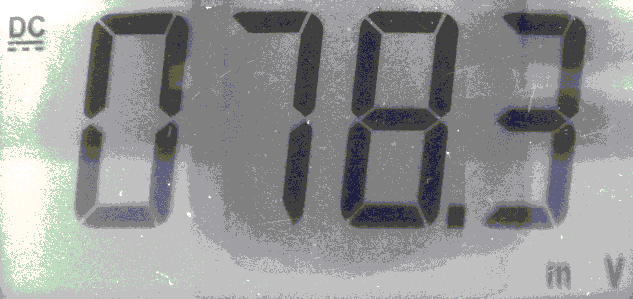
#> input picture images/test3.bmp, 633 x 299 px, found by its file name
$ python ssocr.py
#> lines starting #> are read from the running program, lines starting #| are printed output that depends on the picture; after the words box and inside, x2 and y2 are one past the last pixel; in counts of white or black regions, pixels touching at a corner belong together
# -*- coding:utf-8 -*-

import cv2
import numpy as np
import matplotlib.pyplot as plt
import argparse
import os

DIGITS_LOOKUP = {
    (1, 1, 1, 1, 1, 1, 0): 0,
    (1, 1, 0, 0, 0, 0, 0): 1,
    (1, 0, 1, 1, 0, 1, 1): 2,
    (1, 1, 1, 0, 0, 1, 1): 3,
    (1, 1, 0, 0, 1, 0, 1): 4,
    (0, 1, 1, 0, 1, 1, 1): 5,
    (0, 1, 1, 1, 1, 1, 1): 6,
    (1, 1, 0, 0, 0, 1, 0): 7,
    (1, 1, 1, 1, 1, 1, 1): 8,
    (1, 1, 1, 0, 1, 1, 1): 9,
    (0, 0, 0, 0, 0, 1, 1): '-'
}
H_W_Ratio = 1.9
THRESHOLD = 35
arc_tan_theta = 6.0
crop_y0 = 215
crop_y1 = 470
crop_x0 = 260
crop_x1 = 890

parser = argparse.ArgumentParser()
parser.add_argument('image_path', help='path to image')
parser.add_argument('-s', '--show_image', action='store_const',
                    const=True, help='whether to show image')
parser.add_argument('-d', '--is_debug', action='store_const',
                    const=True, help='True or False')


def load_image(path, show=False):
    # todo: crop image and clear dc and ac signal
    gray_img = cv2.imread(path, cv2.IMREAD_GRAYSCALE)
    h, w = gray_img.shape
    # [5 lines of commented-out code are left out]
    blurred = cv2.GaussianBlur(gray_img, (7, 7), 0)
    if show:
        cv2.imshow('gray_img', gray_img)
        cv2.imshow('blurred_img', blurred)
    return blurred, gray_img


# [5 lines left out: function load_image_in_memory, not called in this run]


def preprocess(img, threshold, show=False, kernel_size=(5, 5)):
    # 直方图局部均衡化
    clahe = cv2.createCLAHE(clipLimit=2, tileGridSize=(6, 6))
    img = clahe.apply(img)
    # 自适应阈值二值化
    dst = cv2.adaptiveThreshold(
        img, 255, cv2.ADAPTIVE_THRESH_GAUSSIAN_C, cv2.THRESH_BINARY_INV, 127, threshold)
    # 闭运算开运算
    kernel = cv2.getStructuringElement(cv2.MORPH_CROSS, kernel_size)
    dst = cv2.morphologyEx(dst, cv2.MORPH_CLOSE, kernel)
    dst = cv2.morphologyEx(dst, cv2.MORPH_OPEN, kernel)

    if show:
        cv2.imshow('equlizeHist', img)
        cv2.imshow('threshold', dst)
    return dst


def helper_extract(one_d_array, threshold=20):
    res = []
    flag = 0
    temp = 0
    for i in range(len(one_d_array)):
        if one_d_array[i] < 12 * 255:
            if flag > threshold:
                start = i - flag
                end = i
                temp = end
                if end - start > 20:
                    res.append((start, end))
            flag = 0
        else:
            flag += 1

    else:
        if flag > threshold:
            start = temp
            end = len(one_d_array)
            if end - start > 50:
                res.append((start, end))
    return res


def find_digits_positions(img, reserved_threshold=20):
    # [12 lines of commented-out code are left out]

    digits_positions = []
    img_array = np.sum(img, axis=0)
    horizon_position = helper_extract(img_array, threshold=reserved_threshold)
    img_array = np.sum(img, axis=1)
    vertical_position = helper_extract(
        img_array, threshold=reserved_threshold * 4)
    # make vertical_position has only one element
    if len(vertical_position) > 1:
        vertical_position = [
            (vertical_position[0][0], vertical_position[len(vertical_position) - 1][1])]
    for h in horizon_position:
        for v in vertical_position:
            digits_positions.append(list(zip(h, v)))
    assert len(digits_positions) > 0, "Failed to find digits's positions"

    return digits_positions


# [75 lines left out: function recognize_digits_area_method, not called in this run]


def recognize_digits_line_method(digits_positions, output_img, input_img):
    digits = []
    for c in digits_positions:
        x0, y0 = c[0]
        x1, y1 = c[1]
        roi = input_img[y0:y1, x0:x1]
        h, w = roi.shape
        suppose_W = max(1, int(h / H_W_Ratio))

        # 消除无关符号干扰
        if x1 - x0 < 25 and cv2.countNonZero(roi) / ((y1 - y0) * (x1 - x0)) < 0.2:
            continue

        # 对1的情况单独识别
        if w < suppose_W / 2:
            x0 = max(x0 + w - suppose_W, 0)
            roi = input_img[y0:y1, x0:x1]
            w = roi.shape[1]

        center_y = h // 2
        quater_y_1 = h // 4
        quater_y_3 = quater_y_1 * 3
        center_x = w // 2
        line_width = 5  # line's width
        width = (max(int(w * 0.15), 1) + max(int(h * 0.15), 1)) // 2
        small_delta = int(h / arc_tan_theta) // 4
        segments = [
            ((w - 2 * width, quater_y_1 - line_width), (w, quater_y_1 + line_width)),
            ((w - 2 * width, quater_y_3 - line_width), (w, quater_y_3 + line_width)),
            ((center_x - line_width - small_delta, h - 2 * width),
             (center_x - small_delta + line_width, h)),
            ((0, quater_y_3 - line_width), (2 * width, quater_y_3 + line_width)),
            ((0, quater_y_1 - line_width), (2 * width, quater_y_1 + line_width)),
            ((center_x - line_width, 0), (center_x + line_width, 2 * width)),
            ((center_x - line_width, center_y - line_width),
             (center_x + line_width, center_y + line_width)),
        ]
        on = [0] * len(segments)

        for (i, ((xa, ya), (xb, yb))) in enumerate(segments):
            seg_roi = roi[ya:yb, xa:xb]
            # plt.imshow(seg_roi, 'gray')
            # plt.show()
            total = cv2.countNonZero(seg_roi)
            area = (xb - xa) * (yb - ya) * 0.9
            # print('prob: ', total / float(area))
            if total / float(area) > 0.25:
                on[i] = 1
        # print('encode: ', on)
        if tuple(on) in DIGITS_LOOKUP.keys():
            digit = DIGITS_LOOKUP[tuple(on)]
        else:
            digit = '*'

        digits.append(digit)

        # 小数点的识别
        # print('dot signal: ',cv2.countNonZero(roi[h - int(3 * width / 4):h, w - int(3 * width / 4):w]) / (9 / 16 * width * width))
        if cv2.countNonZero(roi[h - int(3 * width / 4):h, w - int(3 * width / 4):w]) / (9. / 16 * width * width) > 0.65:
            digits.append('.')
            cv2.rectangle(output_img,
                          (x0 + w - int(3 * width / 4),
                           y0 + h - int(3 * width / 4)),
                          (x1, y1), (0, 128, 0), 2)
            cv2.putText(output_img, 'dot',
                        (x0 + w - int(3 * width / 4),
                         y0 + h - int(3 * width / 4) - 10),
                        cv2.FONT_HERSHEY_SIMPLEX, 0.65, (0, 128, 0), 2)

        cv2.rectangle(output_img, (x0, y0), (x1, y1), (0, 128, 0), 2)
        cv2.putText(output_img, str(digit), (x0 + 3, y0 + 10),
                    cv2.FONT_HERSHEY_SIMPLEX, 0.65, (0, 128, 0), 2)
    return digits


# [12 lines left out: function main, not called in this run]


def get_digits(image_path):
    blurred, gray_img = load_image(image_path)
    output = blurred
    dst = preprocess(blurred, THRESHOLD)
    digits_positions = find_digits_positions(dst)
    digits = recognize_digits_line_method(digits_positions, output, dst)
    return digits


# [7 lines left out: function get_digits_in_memory, not called in this run]


def main_1():
    image_path = ''
    while True:
        image_path = input("Enter image filename (quit to exit): ")
#> the answer given: images/test3.bmp
        if image_path == 'quit':
            break
        _digits = get_digits('images/' + image_path)
#> in preprocess, `img = clahe.apply(img)`:
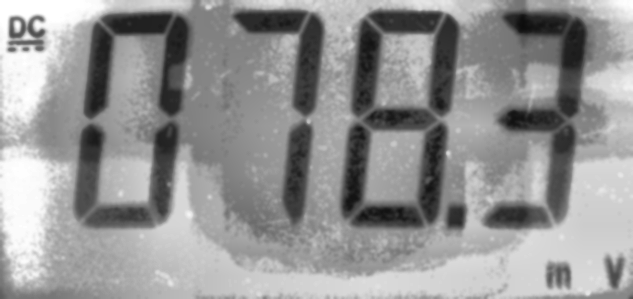
#> img: shape (299, 633); min 12, max 255, mean 149.3
#> in preprocess, `dst = cv2.adaptiveThreshold( img, 255, cv2.ADAPTIVE_THRESH_GAUSSIAN_C,..`:
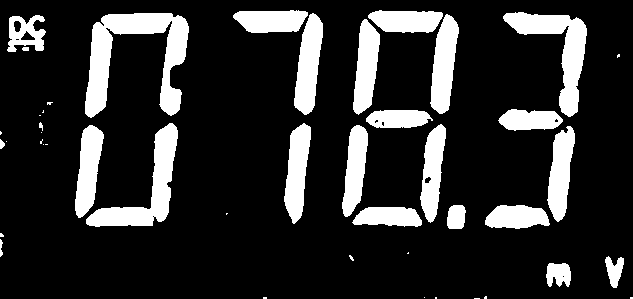
#> dst: shape (299, 633); 17.8% white; 45 white regions (20 under 20 px), largest, box (x1, y1, x2, y2) and area: (85, 13, 189, 118) 4667, (503, 12, 587, 117) 2942, (86, 123, 178, 227) 2936
#> in preprocess, `dst = cv2.morphologyEx(dst, cv2.MORPH_CLOSE, kernel)`: dst: shape (299, 633); 17.9% white; 40 white regions (19 under 20 px), largest, box (x1, y1, x2, y2) and area: (353, 10, 459, 115) 4967, (85, 13, 189, 118) 4734, (233, 10, 323, 115) 3295
#> in preprocess, `dst = cv2.morphologyEx(dst, cv2.MORPH_OPEN, kernel)`:
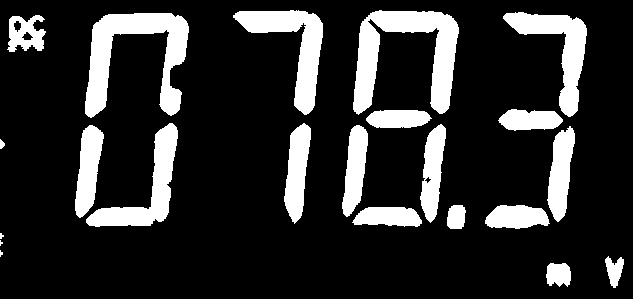
#> dst: shape (299, 633); 17.8% white; 22 white regions (3 under 20 px), largest, box (x1, y1, x2, y2) and area: (353, 10, 459, 115) 4961, (85, 13, 189, 118) 4728, (233, 10, 323, 115) 3289
#> in find_digits_positions, `img_array = np.sum(img, axis=0)`: img_array = 633 values, max 51255 at index 566, min 0 at index 5, mean 13564.1
#> the loop in helper_extract, `for i in range(len(one_d_array)):` made 633 passes
#> (start, end, temp, flag) on pass 45: (9, 44, 44, 0)
#> flag on passes 1 to 6: 1, 2, 3, 0, 0, 0
#> after the loop in helper_extract, `for i in range(len(one_d_array)):`: res = [(9, 44), (75, 188), (239, 323), (343, 465), (489, 586)]
#> in find_digits_positions, `horizon_position = helper_extract(img_array, threshold=reserved_thresh..`: horizon_position has the same summary as res in helper_extract
#> in find_digits_positions, `img_array = np.sum(img, axis=1)`: img_array = 299 values, max 93075 at index 20, min 0 at index 0, mean 28716.1
#> the loop in helper_extract (call 2), `for i in range(len(one_d_array)):` made 299 passes
#> in find_digits_positions, `vertical_position = helper_extract( img_array, threshold=reserved_thre..`: vertical_position = [(11, 229)]
#> the loop in find_digits_positions, `for h in horizon_position:` made 5 passes
#> after the loop in find_digits_positions, `for h in horizon_position:`: digits_positions = [[(9, 11), (44, 229)], [(75, 11), (188, 229)], [(239, 11), (323, 229)], [(343, 11), (465, 229)], [(489, 11), (586, 229)]]
#> the loop in recognize_digits_line_method, `for c in digits_positions:` made 5 passes
#> (c, x0, x1, center_x, width, digit) on passes 1 to 5: ([(9, 11), (44, 229)], 0, 44, 22, 19, '*'), ([(75, 11), (188, 229)], 75, 188, 56, 24, 0), ([(239, 11), (323, 229)], 239, 323, 42, 22, 7), ([(343, 11), (465, 229)], 343, 465, 61, 25, 8), ([(489, 11), (586, 229)], 489, 586, 48, 23, 3)
#> pass 2, in recognize_digits_line_method, `roi = input_img[y0:y1, x0:x1]`:
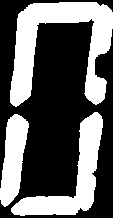
#> roi: shape (218, 113); 37.9% white; 3 white regions, box (x1, y1, x2, y2) and area: (10, 2, 113, 107) 4721, (11, 112, 103, 216) 2943, (0, 114, 29, 207) 1680
#> pass 3, in recognize_digits_line_method, `roi = input_img[y0:y1, x0:x1]`:
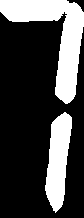
#> roi: shape (218, 84); 27.2% white; 2 white regions, box (x1, y1, x2, y2) and area: (0, 0, 84, 104) 3244, (45, 112, 72, 213) 1731
#> after the loop in recognize_digits_line_method, `for c in digits_positions:`:
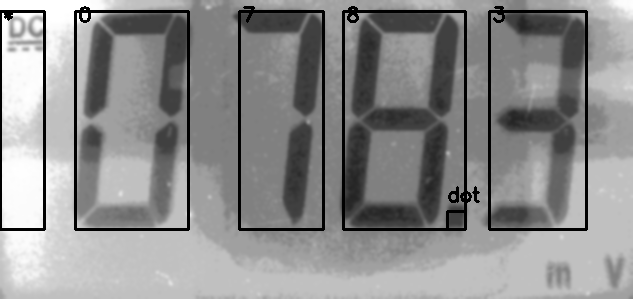
#> output_img: shape (299, 633); min 0, max 255, mean 140.9
#> after the loop in recognize_digits_line_method, `for c in digits_positions:`:
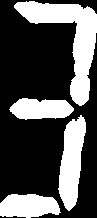
#> roi: shape (218, 97); 32.5% white; 4 white regions, box (x1, y1, x2, y2) and area: (14, 1, 97, 106) 2951, (58, 115, 86, 211) 1678, (0, 194, 61, 218) 1169, (9, 98, 74, 120) 1074
#> after the loop in recognize_digits_line_method, `for c in digits_positions:`: digits = ['*', 0, 7, 8, '.', 3]
        print(_digits)
#| ['*', 0, 7, 8, '.', 3]
#> pass 2 of the loop in main_1, `while True:`:
#> the answer given: images/test1.bmp
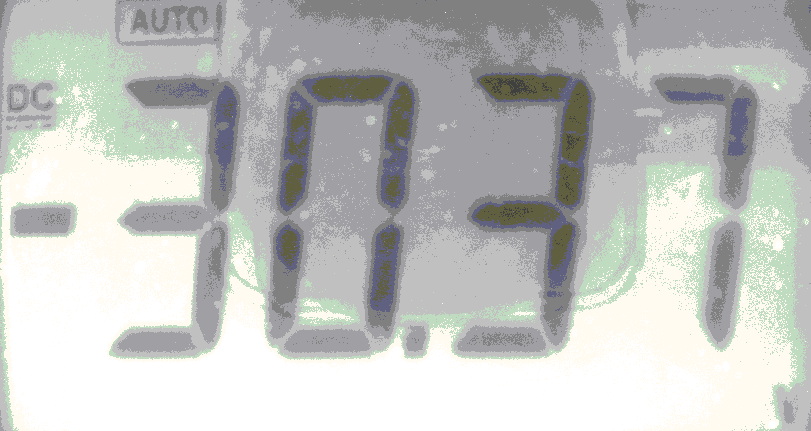
#> input picture images/test1.bmp, 811 x 431 px, found by its file name
#> gray_img: shape (431, 811)
#> blurred: shape (431, 811)
#> img: shape (431, 811)
#> in preprocess (call 2), `dst = cv2.adaptiveThreshold( img, 255, cv2.ADAPTIVE_THRESH_GAUSSIAN_C,..`:
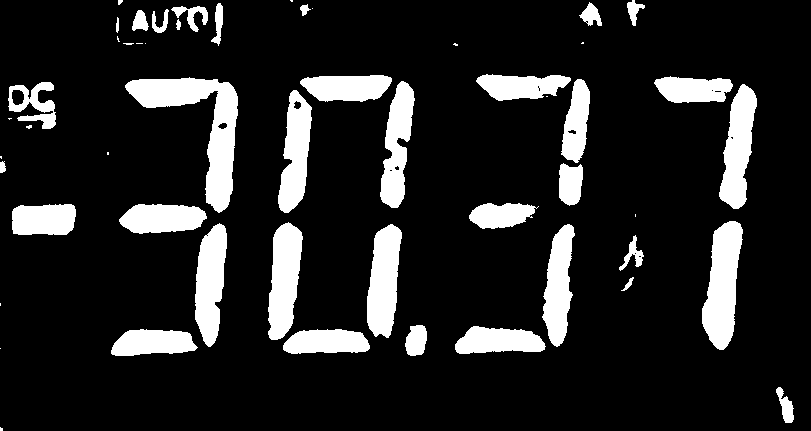
#> dst: shape (431, 811); 14.4% white; 53 white regions (18 under 20 px), largest, box (x1, y1, x2, y2) and area: (125, 77, 238, 213) 5079, (702, 221, 743, 350) 3449, (268, 222, 303, 340) 2902
#> kernel = [[0, 0, 1, 0, 0], [0, 0, 1, 0, 0], [1, 1, 1, 1, 1], [0, 0, 1, 0, 0], [0, 0, 1, 0, 0]]
#> the loop in find_digits_positions (call 2), `for h in horizon_position:` made 5 passes
#> h on passes 1 to 5: (9, 75), (114, 238), (268, 426), (458, 599), (659, 756)
#> the loop in recognize_digits_line_method (call 2), `for c in digits_positions:` made 5 passes
#> (c, x0, x1, center_x, width, digit) on passes 1 to 5: ([(9, 75), (75, 356)], 0, 75, 37, 26, '-'), ([(114, 75), (238, 356)], 114, 238, 62, 30, 3), ([(268, 75), (426, 356)], 268, 426, 79, 32, 0), ([(458, 75), (599, 356)], 458, 599, 70, 31, 3), ([(659, 75), (756, 356)], 659, 756, 48, 28, 7)
#> after the loop in recognize_digits_line_method (call 2), `for c in digits_positions:`:
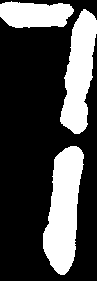
#> roi: shape (281, 97); 28.8% white; 3 white regions, box (x1, y1, x2, y2) and area: (43, 146, 84, 275) 3445, (60, 9, 97, 134) 2808, (0, 1, 74, 28) 1593
#> after the loop in recognize_digits_line_method (call 2), `for c in digits_positions:`: digits = ['-', 3, 0, '.', 3, 7]
#| ['-', 3, 0, '.', 3, 7]
#> pass 3 of the loop in main_1, `while True:`:
#> the answer given: images/test2.bmp
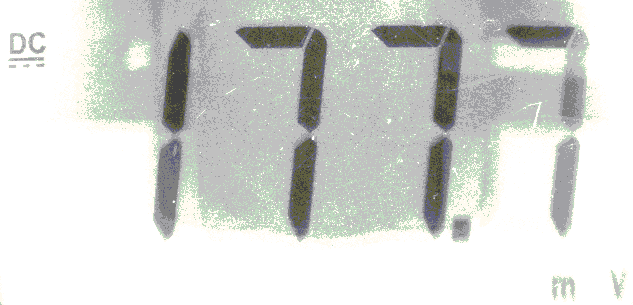
#> input picture images/test2.bmp, 633 x 305 px, found by its file name
#> gray_img: shape (305, 633)
#> blurred: shape (305, 633)
#> img: shape (305, 633)
#> in preprocess (call 3), `dst = cv2.morphologyEx(dst, cv2.MORPH_OPEN, kernel)`:
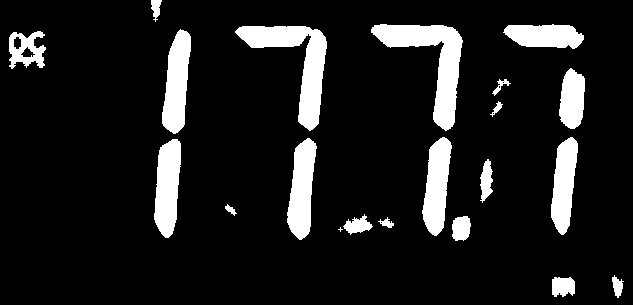
#> dst: shape (305, 633); 11.5% white; 21 white regions (1 under 20 px), largest, box (x1, y1, x2, y2) and area: (371, 24, 463, 131) 3408, (235, 26, 327, 131) 3284, (162, 29, 191, 134) 2044
#> the loop in recognize_digits_line_method (call 3), `for c in digits_positions:` made 5 passes
#> c on passes 1 to 5: [(9, 25), (44, 240)], [(153, 25), (191, 240)], [(241, 25), (326, 240)], [(376, 25), (470, 240)], [(505, 25), (585, 240)]
#> after the loop in recognize_digits_line_method (call 3), `for c in digits_positions:`:
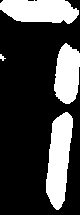
#> roi: shape (215, 80); 26.4% white; 4 white regions, box (x1, y1, x2, y2) and area: (46, 112, 73, 210) 1773, (0, 0, 79, 24) 1519, (54, 43, 80, 104) 1219, (0, 54, 6, 61) 22
#| ['*', 1, 7, 7, '.', 7]
#> the loop made 4 passes; the first 3 are shown


# [28 lines left out: function main_2, not called in this run]


if __name__ == '__main__':
#> (the run stopped early here; a loop or call above may not have finished)
